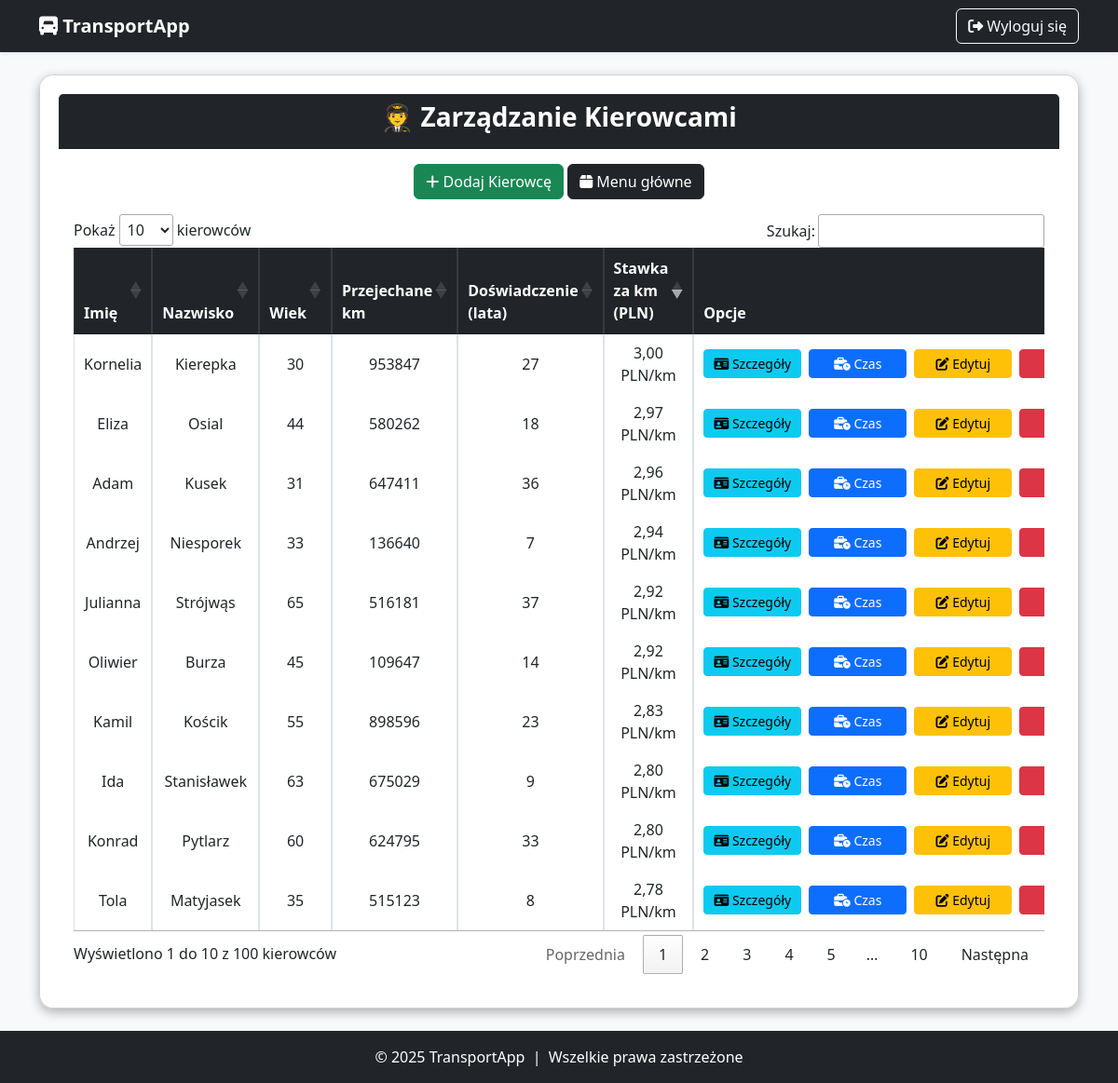
Before: /users/kierowcy/ (signed in) with the older database file.
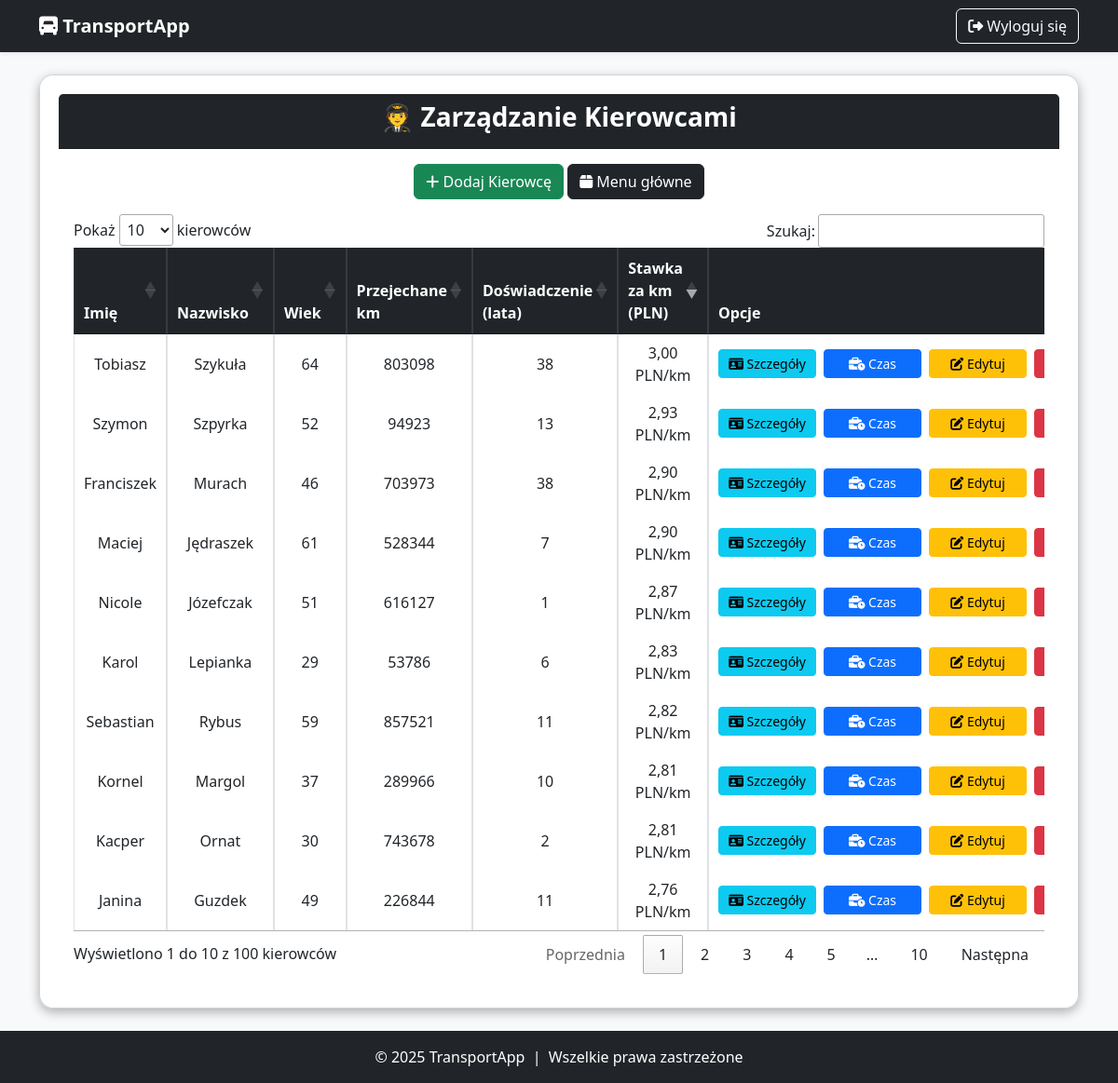
After: the same page with the newer database file.
### users/models.py (models this page shows, shortened)
class Kierowca(models.Model):
    kier_id = models.AutoField(primary_key=True)
    kier_imie = models.CharField(max_length=100, verbose_name="Imię")
    kier_nazwisko = models.CharField(max_length=100, verbose_name="Nazwisko")
    data_urodzenia = models.DateField(verbose_name="Data urodzenia")
    kier_adres = models.TextField(verbose_name="Adres")
    kier_telefon = models.CharField(max_length=15, verbose_name="Telefon")
    kier_email = models.EmailField(verbose_name="Email")
    kier_lata_dosw = models.IntegerField(verbose_name="Lata doświadczenia")
    kier_przejech_km = models.IntegerField(verbose_name="Przejechane km")
    kier_liczba_wykroczen = models.IntegerField(verbose_name="Liczba wykroczeń")
    stawka_za_km = models.DecimalField(max_digits=6, decimal_places=2, verbose_name="Stawka za km (PLN)", default=1.50)
    def oblicz_wiek(self):
        today = date.today()
        return today.year - self.data_urodzenia.year - ((today.month, today.day) < (self.data_urodzenia.month, self.data_urodzenia.day))

### users/views/kierowca_views.py (the view)
# urls.py: path("kierowcy/", zarzadzaj_kierowcami, name="zarzadzaj_kierowcami"),
@login_required
def zarzadzaj_kierowcami(request):
    kierowcy = Kierowca.objects.all()
    return render(request, "users/zarzadzanie/zarzadzaj_kierowcami.html", {"kierowcy": kierowcy})

### users/templates/users/zarzadzanie/zarzadzaj_kierowcami.html (shortened to what this page needs)
{% extends 'base.html' %}
{% block content %}
<div class="row justify-content-center">
    <div class="col-md-12 col-lg-12">
        <div class="card text-center">
            <div class="card-header bg-dark text-white">
                <h3 class="fw-bold">🧑‍✈️ Zarządzanie Kierowcami</h3>
            </div>
            <div class="card-body">
                <a href="{% url 'dodaj_kierowce' %}" class="btn btn-success mb-3">
                    <i class="fa-solid fa-plus"></i> Dodaj Kierowcę
                </a>
                <a href="{% url 'menu_glowne' %}" class="btn btn-dark mb-3">
                    <i class="fa-solid fa-box"></i> Menu główne
                </a>
                <div class="table-responsive">
                    <table id="kierowcyTable" class="table table-bordered table-hover align-middle">
                        <thead class="table-dark">
                            <tr>
                                <th>Imię</th>
                                <th>Nazwisko</th>
                                <th>Wiek</th>
                                <th>Przejechane km</th>
                                <th>Doświadczenie (lata)</th>
                                <th>Stawka za km (PLN)</th>
                                <th>Opcje</th>
                            </tr>
                        </thead>
                        <tbody>
                            {% for kierowca in kierowcy %}
                            <tr>
                                <td>{{ kierowca.kier_imie }}</td>
                                <td>{{ kierowca.kier_nazwisko }}</td>
                                <td>{{ kierowca.oblicz_wiek }}</td>
                                <td>{{ kierowca.kier_przejech_km }}</td>
                                <td>{{ kierowca.kier_lata_dosw }}</td>
                                <td>{{ kierowca.stawka_za_km|floatformat:2 }} PLN/km</td>
                                <td>
                                    <div class="d-flex justify-content-center gap-2">
                                        <a href="{% url 'szczegoly_kierowcy' kierowca.kier_id %}" class="btn btn-info btn-sm flex-fill">
                                            <i class="fa-solid fa-id-card"></i> Szczegóły
                                        </a>
                                        <a href="{% url 'czas_kierowcy_redirect' kierowca.kier_id %}" class="btn btn-primary btn-sm flex-fill">
                                            <i class="fa-solid fa-business-time"></i> Czas
                                        </a>
                                        <a href="{% url 'edytuj_kierowce' kierowca.kier_id %}" class="btn btn-warning btn-sm flex-fill">
                                            <i class="fa-solid fa-edit"></i> Edytuj
                                        </a>
                                        <a href="{% url 'usun_kierowce' kierowca.kier_id %}" class="btn btn-danger btn-sm flex-fill">
                                        </a>
                                    </div>
                                </td>
                            </tr>
                            {% endfor %}
                        </tbody>
                    </table>
                </div>
            </div>
        </div>
    </div>
</div>
<link rel="stylesheet" href="https://cdn.datatables.net/1.11.5/css/jquery.dataTables.min.css">
{% endblock %}

### users/templates/base.html (shortened to what this page needs)
{% load static %}
<!DOCTYPE html>
<html lang="pl">
<head>
    <link href="https://cdn.jsdelivr.net/npm/bootstrap@5.3.0/dist/css/bootstrap.min.css" rel="stylesheet">
    <link href="https://cdnjs.cloudflare.com/ajax/libs/font-awesome/6.4.2/css/all.min.css" rel="stylesheet">
</head>
<body class="d-flex flex-column min-vh-100 bg-light">
    <nav class="navbar navbar-expand-lg navbar-dark bg-dark shadow-sm">
        <div class="container">
            <a class="navbar-brand fw-bold" href="{% if user.is_authenticated %}{% url 'menu_glowne' %}{% else %}{% url 'login' %}{% endif %}">
                <i class="fa-solid fa-truck-front"></i> TransportApp
            </a>
            <div class="collapse navbar-collapse" id="mainNavbar">
                <ul class="navbar-nav ms-auto align-items-center gap-2">
                    {% if user.is_authenticated %}
                        <li class="nav-item">
                            <a href="{% url 'logout' %}" class="btn btn-outline-light">
                                <i class="fa-solid fa-sign-out-alt"></i> Wyloguj się
                            </a>
                        </li>
                    {% endif %}
                </ul>
            </div>
        </div>
    </nav>
    <main class="flex-grow-1 py-4">
        <div class="container">
            {% block content %}{% endblock %}
        </div>
    </main>
    <footer class="bg-dark text-white text-center py-3">
        &copy; 2025 TransportApp &nbsp;|&nbsp; Wszelkie prawa zastrzeżone
    </footer>
</body>

### users/templates/users/zarzadzanie/zarzadzaj_kierowcami.html (style rules this page uses)
.btn-sm { min-width: 105px; }

Changed rows visible on the page:
removed Kierowca: kier_imie "Eliza", kier_nazwisko "Osial", oblicz_wiek "44", kier_przejech_km "580262", kier_lata_dosw "18", stawka_za_km "2,97"
removed Kierowca: kier_imie "Kamil", kier_nazwisko "Kościk", oblicz_wiek "55", kier_przejech_km "898596", kier_lata_dosw "23", stawka_za_km "2,83"
removed Kierowca: kier_imie "Ida", kier_nazwisko "Stanisławek", oblicz_wiek "63", kier_przejech_km "675029", kier_lata_dosw "9", stawka_za_km "2,80"
removed Kierowca: kier_imie "Adam", kier_nazwisko "Kusek", oblicz_wiek "31", kier_przejech_km "647411", kier_lata_dosw "36", stawka_za_km "2,96"
removed Kierowca: kier_imie "Tola", kier_nazwisko "Matyjasek", oblicz_wiek "35", kier_przejech_km "515123", kier_lata_dosw "8", stawka_za_km "2,78"
removed Kierowca: kier_imie "Konrad", kier_nazwisko "Pytlarz", oblicz_wiek "60", kier_przejech_km "624795", kier_lata_dosw "33", stawka_za_km "2,80"
removed Kierowca: kier_imie "Julianna", kier_nazwisko "Strójwąs", oblicz_wiek "65", kier_przejech_km "516181", kier_lata_dosw "37", stawka_za_km "2,92"
removed Kierowca: kier_imie "Oliwier", kier_nazwisko "Burza", oblicz_wiek "45", kier_przejech_km "109647", kier_lata_dosw "14", stawka_za_km "2,92"
removed Kierowca: kier_imie "Kornelia", kier_nazwisko "Kierepka", oblicz_wiek "30", kier_przejech_km "953847", kier_lata_dosw "27", stawka_za_km "3,00"
removed Kierowca: kier_imie "Andrzej", kier_nazwisko "Niesporek", oblicz_wiek "33", kier_przejech_km "136640", kier_lata_dosw "7", stawka_za_km "2,94"
added Kierowca: kier_imie "Tobiasz", kier_nazwisko "Szykuła", oblicz_wiek "64", kier_przejech_km "803098", kier_lata_dosw "38", stawka_za_km "3,00"
added Kierowca: kier_imie "Sebastian", kier_nazwisko "Rybus", oblicz_wiek "59", kier_przejech_km "857521", kier_lata_dosw "11", stawka_za_km "2,82"
added Kierowca: kier_imie "Karol", kier_nazwisko "Lepianka", oblicz_wiek "29", kier_przejech_km "53786", kier_lata_dosw "6", stawka_za_km "2,83"
added Kierowca: kier_imie "Franciszek", kier_nazwisko "Murach", oblicz_wiek "46", kier_przejech_km "703973", kier_lata_dosw "38", stawka_za_km "2,90"
added Kierowca: kier_imie "Nicole", kier_nazwisko "Józefczak", oblicz_wiek "51", kier_przejech_km "616127", kier_lata_dosw "1", stawka_za_km "2,87"
added Kierowca: kier_imie "Maciej", kier_nazwisko "Jędraszek", oblicz_wiek "61", kier_przejech_km "528344", kier_lata_dosw "7", stawka_za_km "2,90"
added Kierowca: kier_imie "Kornel", kier_nazwisko "Margol", oblicz_wiek "37", kier_przejech_km "289966", kier_lata_dosw "10", stawka_za_km "2,81"
added Kierowca: kier_imie "Janina", kier_nazwisko "Guzdek", oblicz_wiek "49", kier_przejech_km "226844", kier_lata_dosw "11", stawka_za_km "2,76"
added Kierowca: kier_imie "Kacper", kier_nazwisko "Ornat", oblicz_wiek "30", kier_przejech_km "743678", kier_lata_dosw "2", stawka_za_km "2,81"
added Kierowca: kier_imie "Szymon", kier_nazwisko "Szpyrka", oblicz_wiek "52", kier_przejech_km "94923", kier_lata_dosw "13", stawka_za_km "2,93"
